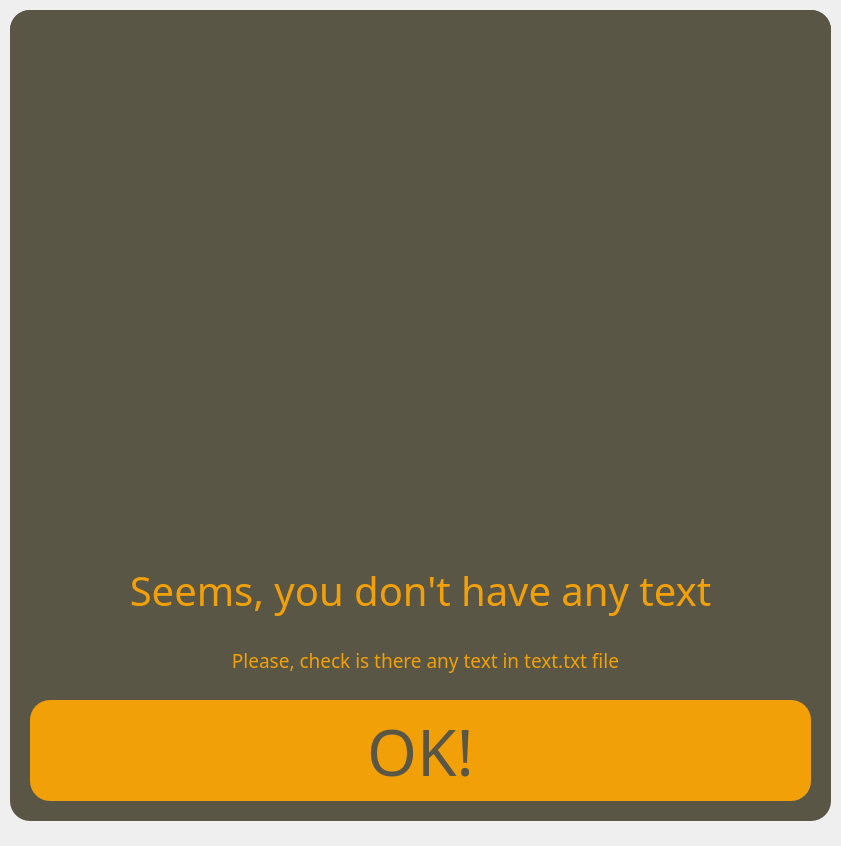
<?xml version="1.0" encoding="UTF-8"?>
<ui version="4.0">
 <class>Form</class>
 <widget class="QWidget" name="Form">
  <property name="geometry">
   <rect>
    <x>0</x>
    <y>0</y>
    <width>841</width>
    <height>846</height>
   </rect>
  </property>
  <property name="windowTitle">
   <string>Form</string>
  </property>
  <widget class="QFrame" name="frame">
   <property name="geometry">
    <rect>
     <x>10</x>
     <y>10</y>
     <width>821</width>
     <height>811</height>
    </rect>
   </property>
   <property name="styleSheet">
    <string notr="true">QFrame {
	border-radius: 20px;
	background-color: #595645;
}</string>
   </property>
   <property name="frameShape">
    <enum>QFrame::StyledPanel</enum>
   </property>
   <property name="frameShadow">
    <enum>QFrame::Raised</enum>
   </property>
   <widget class="QLabel" name="label_2">
    <property name="geometry">
     <rect>
      <x>20</x>
      <y>520</y>
      <width>781</width>
      <height>121</height>
     </rect>
    </property>
    <property name="font">
     <font>
      <family>Jokerman</family>
      <pointsize>30</pointsize>
     </font>
    </property>
    <property name="styleSheet">
     <string notr="true">QLabel{
	color: #F2A007
}</string>
    </property>
    <property name="text">
     <string>Seems, you don't have any text</string>
    </property>
    <property name="alignment">
     <set>Qt::AlignCenter</set>
    </property>
   </widget>
   <widget class="QLabel" name="label">
    <property name="geometry">
     <rect>
      <x>0</x>
      <y>0</y>
      <width>821</width>
      <height>551</height>
     </rect>
    </property>
    <property name="text">
     <string/>
    </property>
    <property name="pixmap">
     <pixmap>Pics/alert.png</pixmap>
    </property>
    <property name="alignment">
     <set>Qt::AlignCenter</set>
    </property>
    <property name="wordWrap">
     <bool>false</bool>
    </property>
   </widget>
   <widget class="QPushButton" name="pushButton">
    <property name="geometry">
     <rect>
      <x>20</x>
      <y>690</y>
      <width>781</width>
      <height>101</height>
     </rect>
    </property>
    <property name="font">
     <font>
      <family>Jokerman</family>
      <pointsize>48</pointsize>
     </font>
    </property>
    <property name="cursor">
     <cursorShape>PointingHandCursor</cursorShape>
    </property>
    <property name="styleSheet">
     <string notr="true">QPushButton {
	border-radius: 20px;
	background-color: #F2A007;
	color: #595645
}</string>
    </property>
    <property name="text">
     <string>OK!</string>
    </property>
   </widget>
   <widget class="QLabel" name="label_3">
    <property name="geometry">
     <rect>
      <x>70</x>
      <y>630</y>
      <width>691</width>
      <height>41</height>
     </rect>
    </property>
    <property name="font">
     <font>
      <family>Jokerman</family>
      <pointsize>14</pointsize>
     </font>
    </property>
    <property name="styleSheet">
     <string notr="true">QLabel{
	color: #F2A007
}</string>
    </property>
    <property name="text">
     <string>Please, check is there any text in text.txt file</string>
    </property>
    <property name="alignment">
     <set>Qt::AlignCenter</set>
    </property>
   </widget>
  </widget>
 </widget>
 <resources/>
 <connections/>
</ui>
